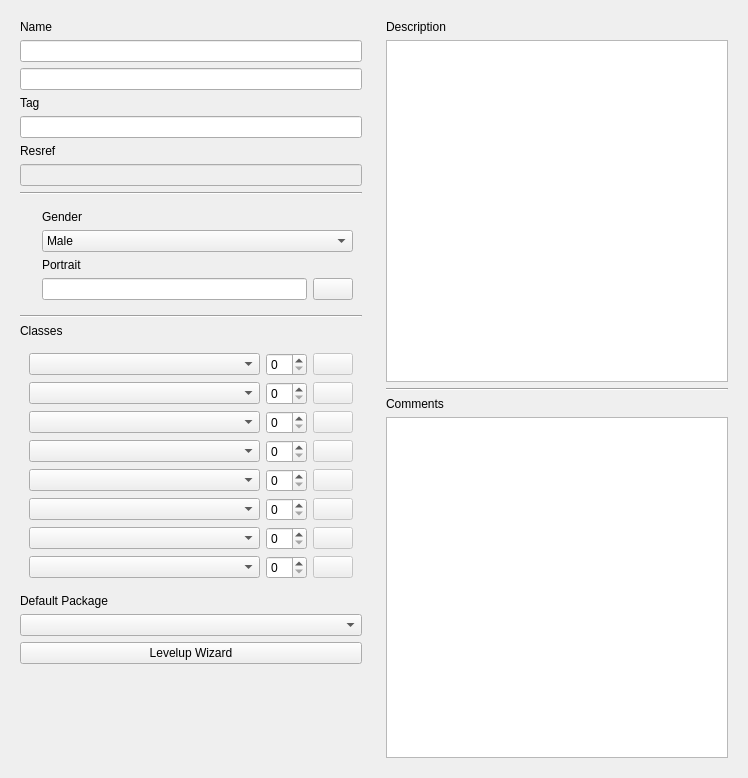
<?xml version="1.0" encoding="UTF-8"?>
<ui version="4.0">
 <class>CreatureCharSheetView</class>
 <widget class="QWidget" name="CreatureCharSheetView">
  <property name="geometry">
   <rect>
    <x>0</x>
    <y>0</y>
    <width>748</width>
    <height>778</height>
   </rect>
  </property>
  <property name="windowTitle">
   <string>Form</string>
  </property>
  <layout class="QHBoxLayout" name="horizontalLayout">
   <item>
    <widget class="QWidget" name="widget" native="true">
     <layout class="QVBoxLayout" name="verticalLayout">
      <item>
       <widget class="QLabel" name="label_3">
        <property name="text">
         <string>Name</string>
        </property>
       </widget>
      </item>
      <item>
       <widget class="StrrefLineEdit" name="firstName">
        <property name="placeholderText">
         <string/>
        </property>
       </widget>
      </item>
      <item>
       <widget class="StrrefLineEdit" name="lastName">
        <property name="placeholderText">
         <string/>
        </property>
       </widget>
      </item>
      <item>
       <widget class="QLabel" name="label">
        <property name="text">
         <string>Tag</string>
        </property>
       </widget>
      </item>
      <item>
       <widget class="QLineEdit" name="tag"/>
      </item>
      <item>
       <widget class="QLabel" name="label_2">
        <property name="text">
         <string>Resref</string>
        </property>
       </widget>
      </item>
      <item>
       <widget class="QLineEdit" name="resref">
        <property name="enabled">
         <bool>false</bool>
        </property>
       </widget>
      </item>
      <item>
       <widget class="Line" name="line">
        <property name="orientation">
         <enum>Qt::Orientation::Horizontal</enum>
        </property>
       </widget>
      </item>
      <item>
       <widget class="QWidget" name="widget_3" native="true">
        <layout class="QHBoxLayout" name="horizontalLayout_2">
         <property name="leftMargin">
          <number>0</number>
         </property>
         <property name="topMargin">
          <number>0</number>
         </property>
         <property name="rightMargin">
          <number>0</number>
         </property>
         <property name="bottomMargin">
          <number>0</number>
         </property>
         <item>
          <widget class="QLabel" name="labelPortraitImage">
           <property name="sizePolicy">
            <sizepolicy hsizetype="Fixed" vsizetype="Preferred">
             <horstretch>0</horstretch>
             <verstretch>0</verstretch>
            </sizepolicy>
           </property>
           <property name="text">
            <string/>
           </property>
           <property name="pixmap">
            <pixmap>
                                                                        :/qt-project.org/qtpropertybrowser/images/cursor-wait.png</pixmap>
           </property>
          </widget>
         </item>
         <item>
          <widget class="QWidget" name="widget_2" native="true">
           <layout class="QVBoxLayout" name="verticalLayout_2">
            <item>
             <widget class="QLabel" name="labelGender">
              <property name="text">
               <string>Gender</string>
              </property>
             </widget>
            </item>
            <item>
             <widget class="QComboBox" name="genderSelector">
              <item>
               <property name="text">
                <string>Male</string>
               </property>
              </item>
              <item>
               <property name="text">
                <string>Female</string>
               </property>
              </item>
              <item>
               <property name="text">
                <string>Both</string>
               </property>
              </item>
              <item>
               <property name="text">
                <string>Other</string>
               </property>
              </item>
              <item>
               <property name="text">
                <string>None</string>
               </property>
              </item>
             </widget>
            </item>
            <item>
             <widget class="QLabel" name="labelPortrait">
              <property name="text">
               <string>Portrait</string>
              </property>
             </widget>
            </item>
            <item>
             <widget class="QWidget" name="widget_4" native="true">
              <layout class="QHBoxLayout" name="horizontalLayout_3">
               <property name="leftMargin">
                <number>0</number>
               </property>
               <property name="topMargin">
                <number>0</number>
               </property>
               <property name="rightMargin">
                <number>0</number>
               </property>
               <property name="bottomMargin">
                <number>0</number>
               </property>
               <item>
                <widget class="QLineEdit" name="portraitLineEdit"/>
               </item>
               <item>
                <widget class="QPushButton" name="portraitEdit">
                 <property name="text">
                  <string/>
                 </property>
                </widget>
               </item>
              </layout>
             </widget>
            </item>
           </layout>
          </widget>
         </item>
        </layout>
       </widget>
      </item>
      <item>
       <widget class="Line" name="line_2">
        <property name="orientation">
         <enum>Qt::Orientation::Horizontal</enum>
        </property>
       </widget>
      </item>
      <item>
       <widget class="QLabel" name="label_9">
        <property name="text">
         <string>Classes</string>
        </property>
       </widget>
      </item>
      <item>
       <widget class="QWidget" name="classesWidget" native="true">
        <layout class="QVBoxLayout" name="verticalLayout_5">
         <item>
          <widget class="QWidget" name="classWidget_1" native="true">
           <layout class="QHBoxLayout" name="horizontalLayout_10">
            <property name="leftMargin">
             <number>0</number>
            </property>
            <property name="topMargin">
             <number>0</number>
            </property>
            <property name="rightMargin">
             <number>0</number>
            </property>
            <property name="bottomMargin">
             <number>0</number>
            </property>
            <item>
             <widget class="QComboBox" name="classComboBox_1">
              <property name="placeholderText">
               <string>--Select Class--</string>
              </property>
             </widget>
            </item>
            <item>
             <widget class="QSpinBox" name="classLevelSpinBox_1">
              <property name="sizePolicy">
               <sizepolicy hsizetype="Fixed" vsizetype="Preferred">
                <horstretch>0</horstretch>
                <verstretch>0</verstretch>
               </sizepolicy>
              </property>
             </widget>
            </item>
            <item>
             <widget class="QPushButton" name="classDeleteButton_1">
              <property name="enabled">
               <bool>false</bool>
              </property>
              <property name="sizePolicy">
               <sizepolicy hsizetype="Fixed" vsizetype="Fixed">
                <horstretch>0</horstretch>
                <verstretch>0</verstretch>
               </sizepolicy>
              </property>
              <property name="text">
               <string/>
              </property>
              <property name="icon">
               <iconset theme="QIcon::ThemeIcon::EditDelete"/>
              </property>
             </widget>
            </item>
           </layout>
          </widget>
         </item>
         <item>
          <widget class="QWidget" name="classWidget_2" native="true">
           <layout class="QHBoxLayout" name="horizontalLayout_6">
            <property name="leftMargin">
             <number>0</number>
            </property>
            <property name="topMargin">
             <number>0</number>
            </property>
            <property name="rightMargin">
             <number>0</number>
            </property>
            <property name="bottomMargin">
             <number>0</number>
            </property>
            <item>
             <widget class="QComboBox" name="classComboBox_2">
              <property name="placeholderText">
               <string>--Select Class--</string>
              </property>
             </widget>
            </item>
            <item>
             <widget class="QSpinBox" name="classLevelSpinBox_2">
              <property name="sizePolicy">
               <sizepolicy hsizetype="Fixed" vsizetype="Preferred">
                <horstretch>0</horstretch>
                <verstretch>0</verstretch>
               </sizepolicy>
              </property>
             </widget>
            </item>
            <item>
             <widget class="QPushButton" name="classDeleteButton_2">
              <property name="enabled">
               <bool>false</bool>
              </property>
              <property name="sizePolicy">
               <sizepolicy hsizetype="Fixed" vsizetype="Fixed">
                <horstretch>0</horstretch>
                <verstretch>0</verstretch>
               </sizepolicy>
              </property>
              <property name="text">
               <string/>
              </property>
              <property name="icon">
               <iconset theme="QIcon::ThemeIcon::EditDelete"/>
              </property>
             </widget>
            </item>
           </layout>
          </widget>
         </item>
         <item>
          <widget class="QWidget" name="classWidget_3" native="true">
           <layout class="QHBoxLayout" name="horizontalLayout_11">
            <property name="leftMargin">
             <number>0</number>
            </property>
            <property name="topMargin">
             <number>0</number>
            </property>
            <property name="rightMargin">
             <number>0</number>
            </property>
            <property name="bottomMargin">
             <number>0</number>
            </property>
            <item>
             <widget class="QComboBox" name="classComboBox_3">
              <property name="placeholderText">
               <string>--Select Class--</string>
              </property>
             </widget>
            </item>
            <item>
             <widget class="QSpinBox" name="classLevelSpinBox_3">
              <property name="sizePolicy">
               <sizepolicy hsizetype="Fixed" vsizetype="Preferred">
                <horstretch>0</horstretch>
                <verstretch>0</verstretch>
               </sizepolicy>
              </property>
             </widget>
            </item>
            <item>
             <widget class="QPushButton" name="classDeleteButton_3">
              <property name="enabled">
               <bool>false</bool>
              </property>
              <property name="sizePolicy">
               <sizepolicy hsizetype="Fixed" vsizetype="Fixed">
                <horstretch>0</horstretch>
                <verstretch>0</verstretch>
               </sizepolicy>
              </property>
              <property name="text">
               <string/>
              </property>
              <property name="icon">
               <iconset theme="QIcon::ThemeIcon::EditDelete"/>
              </property>
             </widget>
            </item>
           </layout>
          </widget>
         </item>
         <item>
          <widget class="QWidget" name="classWidget_4" native="true">
           <layout class="QHBoxLayout" name="horizontalLayout_13">
            <property name="leftMargin">
             <number>0</number>
            </property>
            <property name="topMargin">
             <number>0</number>
            </property>
            <property name="rightMargin">
             <number>0</number>
            </property>
            <property name="bottomMargin">
             <number>0</number>
            </property>
            <item>
             <widget class="QComboBox" name="classComboBox_4">
              <property name="placeholderText">
               <string>--Select Class--</string>
              </property>
             </widget>
            </item>
            <item>
             <widget class="QSpinBox" name="classLevelSpinBox_4">
              <property name="sizePolicy">
               <sizepolicy hsizetype="Fixed" vsizetype="Preferred">
                <horstretch>0</horstretch>
                <verstretch>0</verstretch>
               </sizepolicy>
              </property>
             </widget>
            </item>
            <item>
             <widget class="QPushButton" name="classDeleteButton_4">
              <property name="enabled">
               <bool>false</bool>
              </property>
              <property name="sizePolicy">
               <sizepolicy hsizetype="Fixed" vsizetype="Fixed">
                <horstretch>0</horstretch>
                <verstretch>0</verstretch>
               </sizepolicy>
              </property>
              <property name="text">
               <string/>
              </property>
              <property name="icon">
               <iconset theme="QIcon::ThemeIcon::EditDelete"/>
              </property>
             </widget>
            </item>
           </layout>
          </widget>
         </item>
         <item>
          <widget class="QWidget" name="classWidget_5" native="true">
           <layout class="QHBoxLayout" name="horizontalLayout_14">
            <property name="leftMargin">
             <number>0</number>
            </property>
            <property name="topMargin">
             <number>0</number>
            </property>
            <property name="rightMargin">
             <number>0</number>
            </property>
            <property name="bottomMargin">
             <number>0</number>
            </property>
            <item>
             <widget class="QComboBox" name="classComboBox_5">
              <property name="placeholderText">
               <string>--Select Class--</string>
              </property>
             </widget>
            </item>
            <item>
             <widget class="QSpinBox" name="classLevelSpinBox_5">
              <property name="sizePolicy">
               <sizepolicy hsizetype="Fixed" vsizetype="Preferred">
                <horstretch>0</horstretch>
                <verstretch>0</verstretch>
               </sizepolicy>
              </property>
             </widget>
            </item>
            <item>
             <widget class="QPushButton" name="classDeleteButton_5">
              <property name="enabled">
               <bool>false</bool>
              </property>
              <property name="sizePolicy">
               <sizepolicy hsizetype="Fixed" vsizetype="Fixed">
                <horstretch>0</horstretch>
                <verstretch>0</verstretch>
               </sizepolicy>
              </property>
              <property name="text">
               <string/>
              </property>
              <property name="icon">
               <iconset theme="QIcon::ThemeIcon::EditDelete"/>
              </property>
             </widget>
            </item>
           </layout>
          </widget>
         </item>
         <item>
          <widget class="QWidget" name="classWidget_6" native="true">
           <layout class="QHBoxLayout" name="horizontalLayout_15">
            <property name="leftMargin">
             <number>0</number>
            </property>
            <property name="topMargin">
             <number>0</number>
            </property>
            <property name="rightMargin">
             <number>0</number>
            </property>
            <property name="bottomMargin">
             <number>0</number>
            </property>
            <item>
             <widget class="QComboBox" name="classComboBox_6">
              <property name="placeholderText">
               <string>--Select Class--</string>
              </property>
             </widget>
            </item>
            <item>
             <widget class="QSpinBox" name="classLevelSpinBox_6">
              <property name="sizePolicy">
               <sizepolicy hsizetype="Fixed" vsizetype="Preferred">
                <horstretch>0</horstretch>
                <verstretch>0</verstretch>
               </sizepolicy>
              </property>
             </widget>
            </item>
            <item>
             <widget class="QPushButton" name="classDeleteButton_6">
              <property name="enabled">
               <bool>false</bool>
              </property>
              <property name="sizePolicy">
               <sizepolicy hsizetype="Fixed" vsizetype="Fixed">
                <horstretch>0</horstretch>
                <verstretch>0</verstretch>
               </sizepolicy>
              </property>
              <property name="text">
               <string/>
              </property>
              <property name="icon">
               <iconset theme="QIcon::ThemeIcon::EditDelete"/>
              </property>
             </widget>
            </item>
           </layout>
          </widget>
         </item>
         <item>
          <widget class="QWidget" name="classWidget_7" native="true">
           <layout class="QHBoxLayout" name="horizontalLayout_16">
            <property name="leftMargin">
             <number>0</number>
            </property>
            <property name="topMargin">
             <number>0</number>
            </property>
            <property name="rightMargin">
             <number>0</number>
            </property>
            <property name="bottomMargin">
             <number>0</number>
            </property>
            <item>
             <widget class="QComboBox" name="classComboBox_7">
              <property name="placeholderText">
               <string>--Select Class--</string>
              </property>
             </widget>
            </item>
            <item>
             <widget class="QSpinBox" name="classLevelSpinBox_7">
              <property name="sizePolicy">
               <sizepolicy hsizetype="Fixed" vsizetype="Preferred">
                <horstretch>0</horstretch>
                <verstretch>0</verstretch>
               </sizepolicy>
              </property>
             </widget>
            </item>
            <item>
             <widget class="QPushButton" name="classDeleteButton_7">
              <property name="enabled">
               <bool>false</bool>
              </property>
              <property name="sizePolicy">
               <sizepolicy hsizetype="Fixed" vsizetype="Fixed">
                <horstretch>0</horstretch>
                <verstretch>0</verstretch>
               </sizepolicy>
              </property>
              <property name="text">
               <string/>
              </property>
              <property name="icon">
               <iconset theme="QIcon::ThemeIcon::EditDelete"/>
              </property>
             </widget>
            </item>
           </layout>
          </widget>
         </item>
         <item>
          <widget class="QWidget" name="classWidget_8" native="true">
           <layout class="QHBoxLayout" name="horizontalLayout_17">
            <property name="leftMargin">
             <number>0</number>
            </property>
            <property name="topMargin">
             <number>0</number>
            </property>
            <property name="rightMargin">
             <number>0</number>
            </property>
            <property name="bottomMargin">
             <number>0</number>
            </property>
            <item>
             <widget class="QComboBox" name="classComboBox_8">
              <property name="placeholderText">
               <string>--Select Class--</string>
              </property>
             </widget>
            </item>
            <item>
             <widget class="QSpinBox" name="classLevelSpinBox_8">
              <property name="sizePolicy">
               <sizepolicy hsizetype="Fixed" vsizetype="Preferred">
                <horstretch>0</horstretch>
                <verstretch>0</verstretch>
               </sizepolicy>
              </property>
             </widget>
            </item>
            <item>
             <widget class="QPushButton" name="classDeleteButton_8">
              <property name="enabled">
               <bool>false</bool>
              </property>
              <property name="sizePolicy">
               <sizepolicy hsizetype="Fixed" vsizetype="Fixed">
                <horstretch>0</horstretch>
                <verstretch>0</verstretch>
               </sizepolicy>
              </property>
              <property name="text">
               <string/>
              </property>
              <property name="icon">
               <iconset theme="QIcon::ThemeIcon::EditDelete"/>
              </property>
             </widget>
            </item>
           </layout>
          </widget>
         </item>
        </layout>
       </widget>
      </item>
      <item>
       <widget class="QLabel" name="label_10">
        <property name="text">
         <string>Default Package</string>
        </property>
       </widget>
      </item>
      <item>
       <widget class="QComboBox" name="packageComboBox"/>
      </item>
      <item>
       <widget class="QPushButton" name="pushButton_5">
        <property name="text">
         <string>Levelup Wizard</string>
        </property>
       </widget>
      </item>
      <item>
       <spacer name="verticalSpacer">
        <property name="orientation">
         <enum>Qt::Orientation::Vertical</enum>
        </property>
        <property name="sizeHint" stdset="0">
         <size>
          <width>20</width>
          <height>40</height>
         </size>
        </property>
       </spacer>
      </item>
     </layout>
    </widget>
   </item>
   <item>
    <widget class="QWidget" name="widget_5" native="true">
     <layout class="QVBoxLayout" name="verticalLayout_3">
      <item>
       <widget class="QLabel" name="label_5">
        <property name="text">
         <string>Description</string>
        </property>
       </widget>
      </item>
      <item>
       <widget class="StrrefTextEdit" name="description"/>
      </item>
      <item>
       <widget class="Line" name="line_3">
        <property name="orientation">
         <enum>Qt::Orientation::Horizontal</enum>
        </property>
       </widget>
      </item>
      <item>
       <widget class="QLabel" name="label_4">
        <property name="text">
         <string>Comments</string>
        </property>
       </widget>
      </item>
      <item>
       <widget class="QTextEdit" name="comments"/>
      </item>
     </layout>
    </widget>
   </item>
  </layout>
 </widget>
 <customwidgets>
  <customwidget>
   <class>StrrefLineEdit</class>
   <extends>QLineEdit</extends>
   <header>../strreflineedit.h</header>
  </customwidget>
  <customwidget>
   <class>StrrefTextEdit</class>
   <extends>QTextEdit</extends>
   <header>../strreftextedit.h</header>
  </customwidget>
 </customwidgets>
 <resources/>
 <connections/>
</ui>
